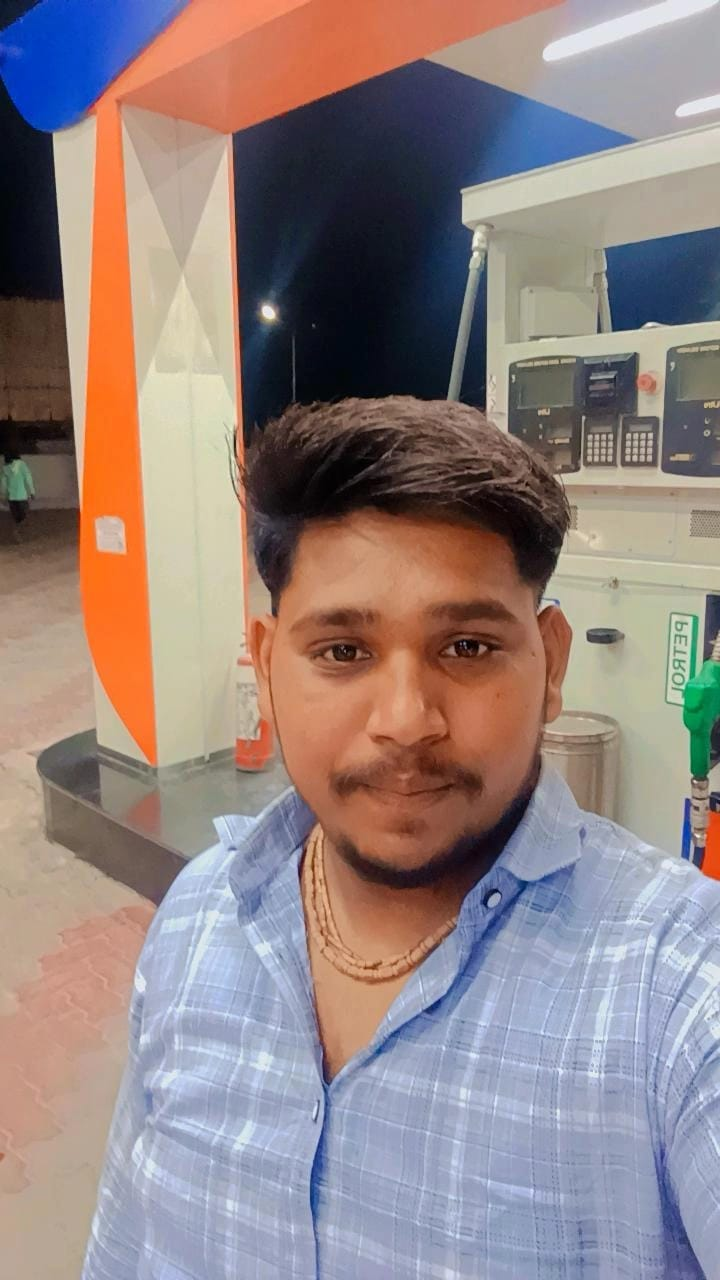
#> input picture CV Unit II Assignment/15_Frequency_HPF/input.jpeg, 720 x 1280 px
$ python Program.py
#> lines starting #> are read from the running program, lines starting #| are printed output that depends on the picture
import cv2
import numpy as np

img = cv2.imread("input.jpeg", cv2.IMREAD_GRAYSCALE)
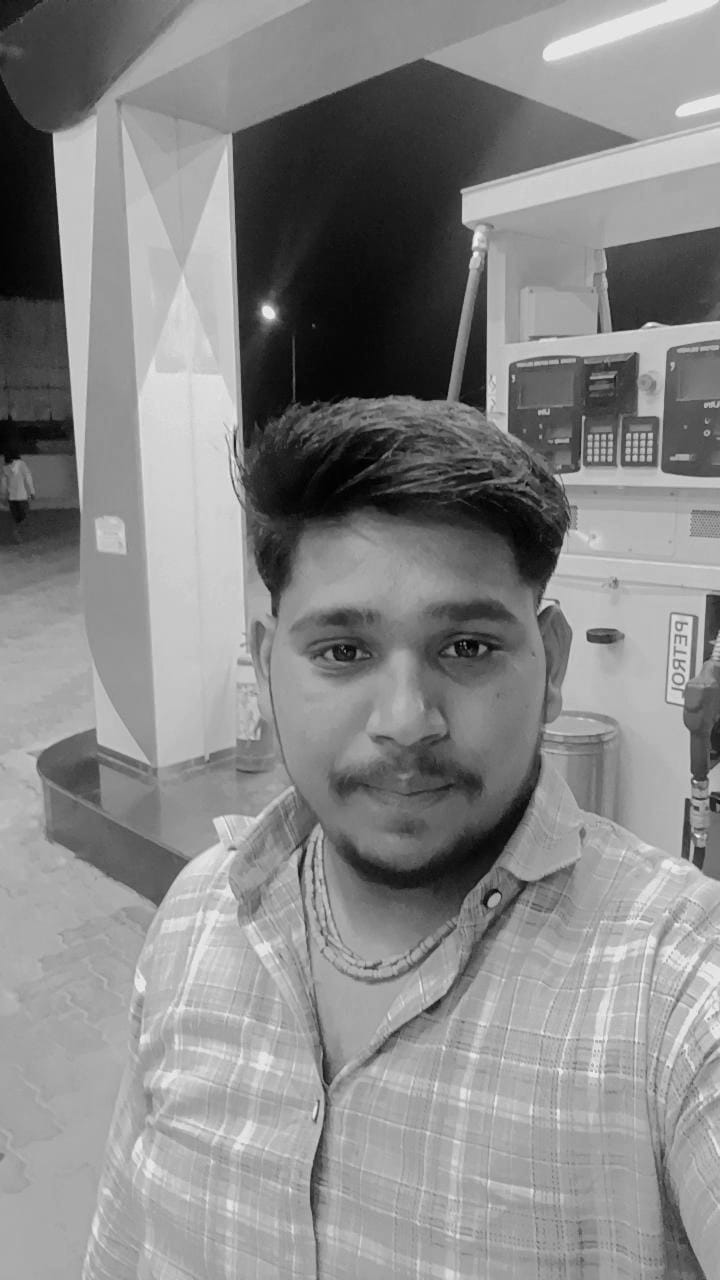
#> img: shape (1280, 720); min 0, max 247, mean 135.7

img_float = np.float32(img)
dft = cv2.dft(img_float, flags=cv2.DFT_COMPLEX_OUTPUT)

dft_shift = np.fft.fftshift(dft)
rows, cols = img.shape
#> rows = 1280; cols = 720
crow, ccol = rows // 2, cols // 2
#> crow = 640; ccol = 360

mask = np.ones((rows, cols, 2), np.float32)
radius = 50
cv2.circle(mask, (ccol, crow), radius, (0, 0), -1)
filtered_dft = dft_shift * mask
dft_inverse_shift = np.fft.ifftshift(filtered_dft)
reconstructed = cv2.idft(dft_inverse_shift)

reconstructed = cv2.magnitude(reconstructed[:, :, 0], reconstructed[:, :, 1])
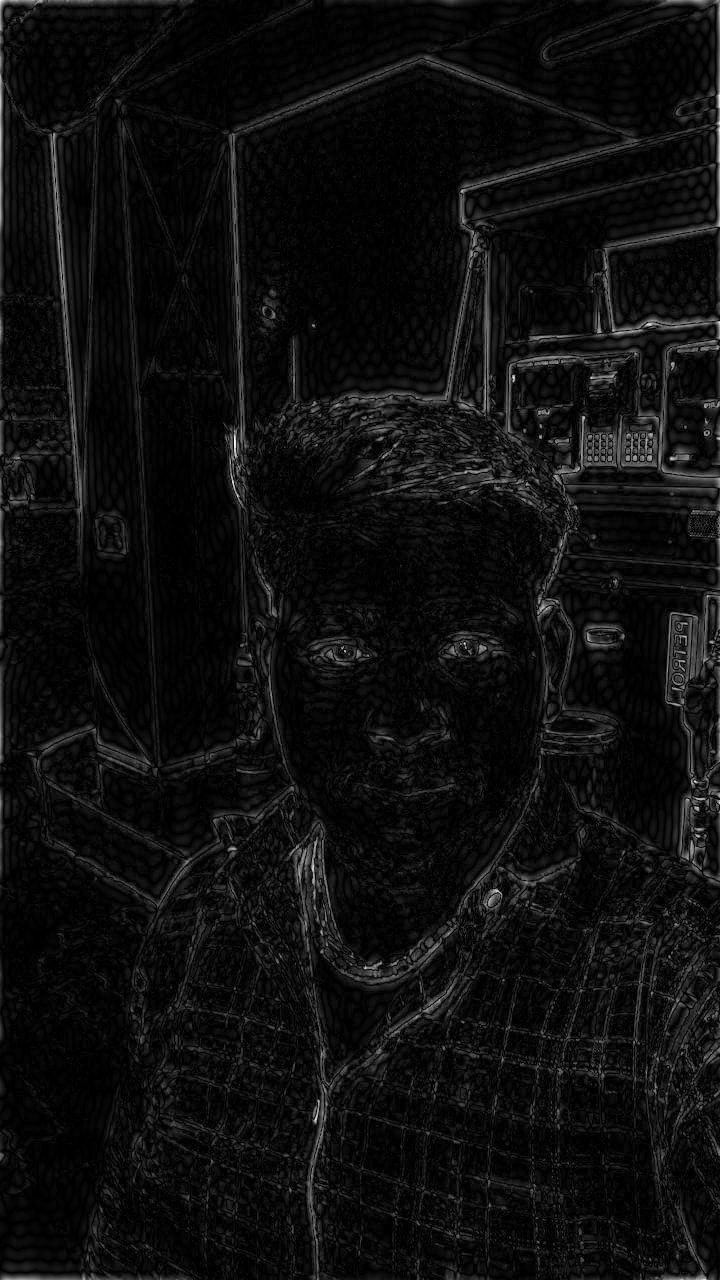
#> reconstructed: shape (1280, 720) float32; min 4.07, max 106347032, mean 6266326; drawn with min black and max white

reconstructed = cv2.normalize(reconstructed, None, 0, 255, cv2.NORM_MINMAX)
reconstructed = np.uint8(reconstructed)

cv2.imwrite("output.png", reconstructed)
